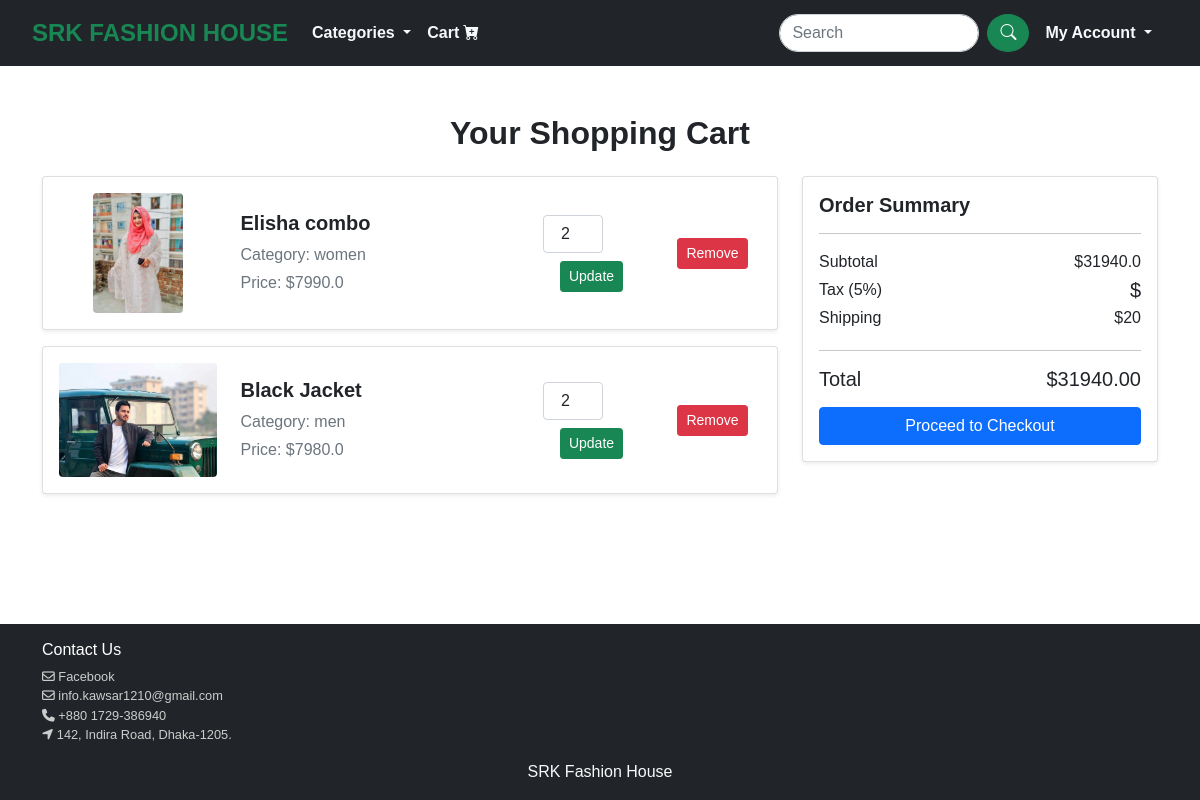
The app's page /cart/ (signed in), older data.
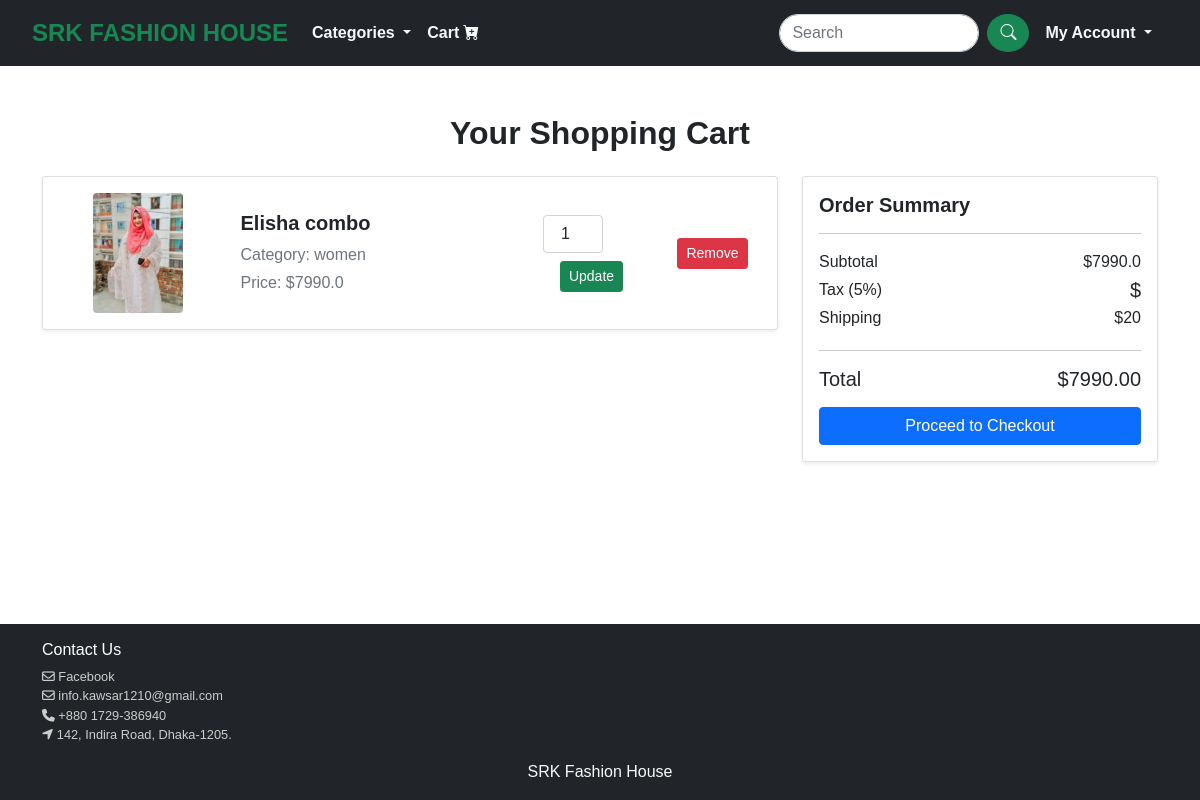
The same page, newer data.
### products/models.py (models this page shows, shortened)
class CartItem(models.Model):
    user = models.ForeignKey(User, on_delete=models.CASCADE)
    product = models.ForeignKey(Product, on_delete=models.CASCADE)
    quantity = models.PositiveIntegerField(default=1)

class Product(models.Model):
    name = models.CharField(max_length=100)
    price = models.FloatField()
    image = models.ImageField(upload_to='products', null=True, blank=True)
    description = models.TextField()
    CATEGORY_CHOICES = [
        ('men', 'Men'),
        ('women', 'Women'),
        ('children', 'Children'),
    ]
    category = models.CharField(
        max_length=100,
        choices=CATEGORY_CHOICES,
        default='women',
    )

### srkFashionHouse/views.py (the view)
# urls.py: path('cart/',views.cart,name='cart'),
@login_required
def cart(request):
    cart_items = CartItem.objects.filter(user=request.user)
    total = sum(item.product.price * item.quantity for item in cart_items)
    context = {
        'cart_items': cart_items,
        'total': total,
    }
    return render(request, 'cart.html', context)

### templates/cart.html (shortened to what this page needs)
{% extends 'base.html' %}
{% load static %}
{% block content %}
<div class="container mt-5">
    <h2 class="text-center mb-4" style="font-weight: bold;">Your Shopping Cart</h2>
    <div class="row">
        <div class="col-lg-8">
            {% for item in cart_items %}
            <div class="card shadow-sm mb-3">
                <div class="card-body">
                    <div class="row align-items-center">
                        <div class="col-md-3 text-center">
                            <img src="{{ item.product.image.url }}" alt="Product Image"
                                 class="img-fluid rounded" style="max-height: 120px; object-fit: contain;">
                        </div>
                        <div class="col-md-5">
                            <h5 class="mb-2" style="font-weight: bold;">{{ item.product.name }}</h5>
                            <p class="mb-1 text-muted">Category: {{ item.product.category }}</p>
                            <p class="mb-0 text-muted">Price: ${{ item.product.price }}</p>
                        </div>
                        <div class="col-md-2 text-center">
                            <form action="{% url 'update_quantity' item.id %}" method="POST">
                                <input type="number" name="quantity" value="{{ item.quantity }}"
                                       class="form-control text-center" style="width: 60px;" min="1" required>
                                <button type="submit" class="btn btn-success btn-sm mt-2">Update</button>
                            </form>
                        </div>
                        <div class="col-md-2 text-center">
                            <a href="{% url 'remove_from_cart' item.id %}" class="btn btn-danger btn-sm">Remove</a>
                        </div>
                    </div>
                </div>
            </div>
            {% endfor %}
        </div>
        <div class="col-lg-4">
            <div class="card shadow-sm">
                <div class="card-body">
                    <h5 class="card-title" style="font-weight: bold;">Order Summary</h5>
                    <hr>
                    <div class="d-flex justify-content-between">
                        <p class="mb-1">Subtotal</p>
                        <p class="mb-1">${{ total }}</p>
                    </div>
                    <div class="d-flex justify-content-between">
                        <p class="mb-1">Tax (5%)</p>
                        <h5 class="mb-0">${{ grand_total|floatformat:2 }}</h5>
                    </div>
                    <div class="d-flex justify-content-between">
                        <p class="mb-1">Shipping</p>
                        <p class="mb-1">$20</p>
                    </div>
                    <hr>
                    <div class="d-flex justify-content-between">
                        <h5 class="mb-0">Total</h5>
                        <h5 class="mb-0">${{ total|floatformat:2 }}</h5>
                    </div>
                    <a href="#" class="btn btn-primary w-100 mt-3">Proceed to Checkout</a>
                </div>
            </div>
        </div>
    </div>
</div>
{% endblock %}

Row changes from the older to the newer data that the page shows:
removed CartItem: product.image (picture), product.name "Black Jacket", product.category "men", product.price "7980.0", quantity "2"
changed CartItem "Elisha combo": quantity "2" → "1"
Text that changed along with them:
{{ total }}: "31940.0" → "7990.0"
{{ total|floatformat:2 }}: "31940.00" → "7990.00"
